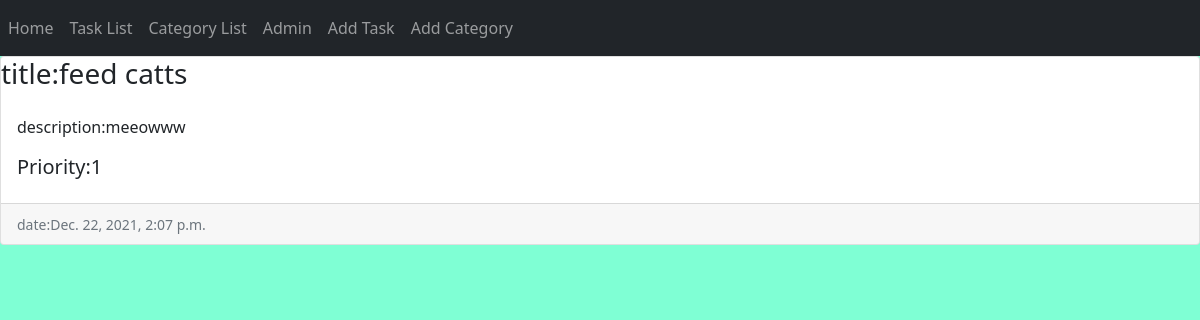
Screenshot of /17/ with the database file from the repository.
### todo/models.py (models this page shows, shortened)
class Task(models.Model):
    category = models.ManyToManyField('Category')
    title = models.CharField(max_length=30)
    description = models.TextField()
    Priority = models.IntegerField()
    due_date = models.DateTimeField()
    create_time = models.DateField(auto_now_add=True)

### todo/views.py (the view)
# urls.py: path('<int:pk>/', TaskDetail.as_view(), name="task_detail"),
class TaskDetail(DetailView):
    model = Task

### templates/todo/task_detail.html (shortened to what this page needs)
{% extends 'base.html' %}
{% block content %}
<div class="card-group">
  <div class="card">
    <h3 class="card-img-top" >title:{{task.title}} </h3>
    <div class="card-body">
      <p class="card-text">description:{{task.description}}</p>
      <h5>Priority:{{task.Priority}}</h5>
    </div>
    <div class="card-footer">
      <small class="text-muted">date:{{task.due_date}}</small>
    </div>
  </div>
</div>
{% endblock content %}

### static/todo/a.css (style rules this page uses)
body { background-color: aquamarine; }

### rows the page displays
Task: title "feed catts", description "meeowww", Priority "1", due_date "Dec. 22, 2021, 2:07 p.m."
